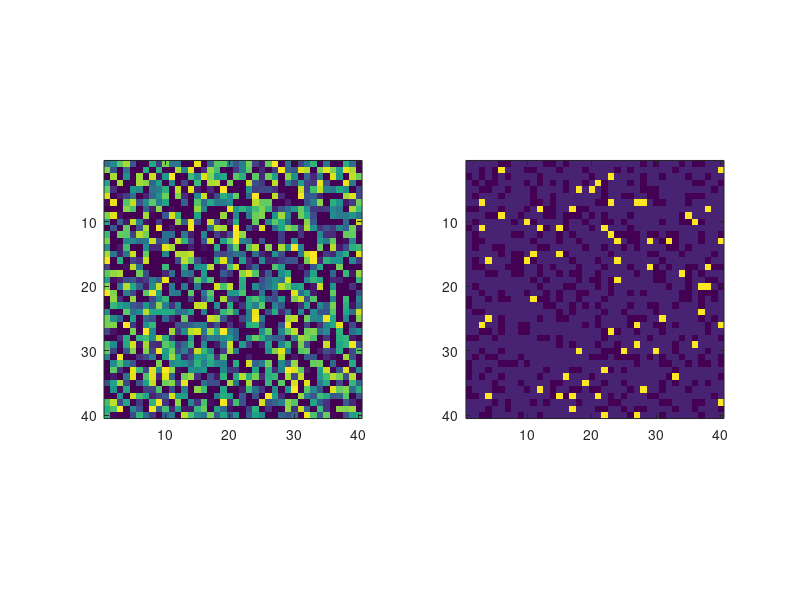

The MATLAB source for this figure: (Note: this script raises an error after producing the figure.)
%Main program modified for gradual but severe decrease in legitimacy

clc
clear all
close all



%Grid Size
N=40;

%Agent denisty
adensity=0.7;
cdensity=0.04;

numagents=round(adensity*N*N);
numcops=round(cdensity*N*N);

%Legitimacy
L=0.9;

%Threshold
Threshold=0.1;

%k
konst=2.3;

%Max Jail term
J_max=30;

%Making P_grid - each cell in this grid contains the agent# of the person
%living there or 0 if noone is living there.  Civilian agents have 
%agentnumbers ranging from 1 to numagent.  Cops have agentnumbers ranging
%from numagent+1 to numcops
P_grid=[1:numagents+numcops zeros(1, N*N-(numagents+numcops))];
P_grid=P_grid(randperm(N*N));
P_grid=reshape(P_grid, N, N);

%Initializing Agent and Cop Vectors
%Only civilians have hardship, riskaversion, and jail time so those vectors
%are only as long as the number of civilian agents
%Both civilians and cops have vision, state, and Row and Column Coordinates
agentvision=7;
copvision=7;

%Hardship of each agent
H_agent=zeros(numagents,1);

%Riskaversion of each agent
Rk_agent=zeros(numagents,1);

%Remaining jail term for each agent (0=not in jail)
J_agent=zeros(numagents,1);

%vision of each agent
V_agent=zeros(numagents+numcops,1);

%state of each agent 0 = in Jail, 1 = Quiet, 5 = Active, 10 = Cop
S_agent=zeros(numagents+numcops,1);

%Row coordinate of each agent
R_agent=zeros(numagents+numcops,1);
%Column coordinate of each agent
C_agent=zeros(numagents+numcops,1);


%In the same loop will create grievance and state grids (G_grid and S_grid)
G_grid=zeros(N,N); %could be 0 for cops or empty spots Grievance for rest
S_grid=zeros(N,N); %could be 0, 1, 5 and 10

for i=1:N
    for j=1:N
        
        %first determining the agent number of that location
         agentnumber=P_grid(i,j);
            
        %If agent on that grid location is a civilian agent
        if agentnumber>0 && agentnumber<=numagents
            
            
            H_agent(agentnumber)=rand;
            G_grid(i,j)=H_agent(agentnumber)*(1-L);
            
            Rk_agent(agentnumber)=rand;
            
            J_agent(agentnumber)=0;
            
            V_agent(agentnumber)=agentvision;
            
            S_agent(agentnumber)=1;
            S_grid(i,j)=S_agent(agentnumber);
            
            R_agent(agentnumber)=i;
            C_agent(agentnumber)=j;
        
        %else if agent on grid location is a cop
        elseif agentnumber>numagents
           
            V_agent(agentnumber)=copvision;
            
            S_agent(agentnumber)=10;
            S_grid(i,j)=S_agent(agentnumber);
            
            R_agent(agentnumber)=i;
            C_agent(agentnumber)=j;
        end
    end
end
figure(1)
subplot(1,2,1), imagesc(G_grid);
axis square
subplot(1,2,2), imagesc(S_grid);
axis square;


numruns=200;
%initializing number of active, jailed, amd quiet agents
countactive=zeros(numruns,1);
countjailed=zeros(numruns,1);
countquiet=zeros(numruns,1);


for t=1:numruns
    
    %In each run, legitimacy decreased by 0.001. At the end of 200 runs,
    %Lfinal=Lstart-200*(0.001) = 0.7
    L=L-0.001;
    
    %going through agent list in random order
    
    for k=randperm(numagents+numcops)
        
        %If agent is a jailed civilian, he stays there and loses a year of
        %jail time. If his jail time is exhausted, he is released as a
        %quiet agent in the same location.  Also updating the Stategrid for
        %that location upon release
        if k<=numagents && S_agent(k)==0
            J_agent(k)=J_agent(k)-1;
            if J_agent(k)==0
                S_agent(k)=1;
                S_grid(R_agent(k), C_agent(k))=1;
            end
            
            %Jailed agents are not moved. If jailed agents can move, the
            %continue statement below needs to be removed
            continue
        end
        
        %The function below moves the current agent to a new vacant
        %location.  The function updates the P_grid. S_grid, G_grid and 
        %agent propoerties are upgraded in the main program, i.e., here
        [P_grid, tempr, tempc]=moveagent(P_grid, N, R_agent(k), C_agent(k), V_agent(k));
        %tempr and tempc are the location to which the agent has moved
        S_grid(tempr, tempc)=S_agent(k);
        S_grid(R_agent(k), C_agent(k))=0;
        %If applicable, also updating grievance grid
        if k<=numagents
            G_grid(tempr, tempc)= H_agent(k)*(1-L);
            G_grid(R_agent(k), C_agent(k))=0;
        end
        %Finally updating row and column coordinates for that agent
        R_agent(k)=tempr;
        C_agent(k)=tempc;
        
        
        
        
        %if agent is a cop
        if k>numagents
            
            [loccol locrow]=findactiveloc(S_grid, N, R_agent(k), C_agent(k), V_agent(k));
            
            if loccol==0
                continue
            end
            
            S_grid(loccol, locrow)=0;
            arrestedagentnum=P_grid(loccol, locrow);
            S_agent(arrestedagentnum)=0;
            J_agent(arrestedagentnum)=round(J_max*rand);
        
        %if agent is a civilian 
        else
            
            %find ratio of cops to active agents within visible area
            caratio=findcaratio(S_grid, N, R_agent(k), C_agent(k), V_agent(k));
            caratio=floor(caratio);
            %Compute net risk
            Netrisk=Rk_agent(k)*(1-exp(0.0-konst*caratio));
            
            %Decide whether to be active
            if (H_agent(k)*(1-L))-Netrisk > Threshold
                S_agent(k)=5;
                S_grid(R_agent(k), C_agent(k))=5;
            else
                S_agent(k)=1;
                S_grid(R_agent(k), C_agent(k))=1;
            end
        end
    end
    
    countactive(t)=sum(S_agent==5);
    countjailed(t)=sum(S_agent==0);
    countquiet(t)=sum(S_agent==1);
    
    
    figure(2)
    plot(1:t,countactive(1:t),'r+-',1:t,countjailed(1:t),'b^-', 1:t,countquiet(1:t),'co-');
    axis square
    
    
    drawnow
    
    
end
